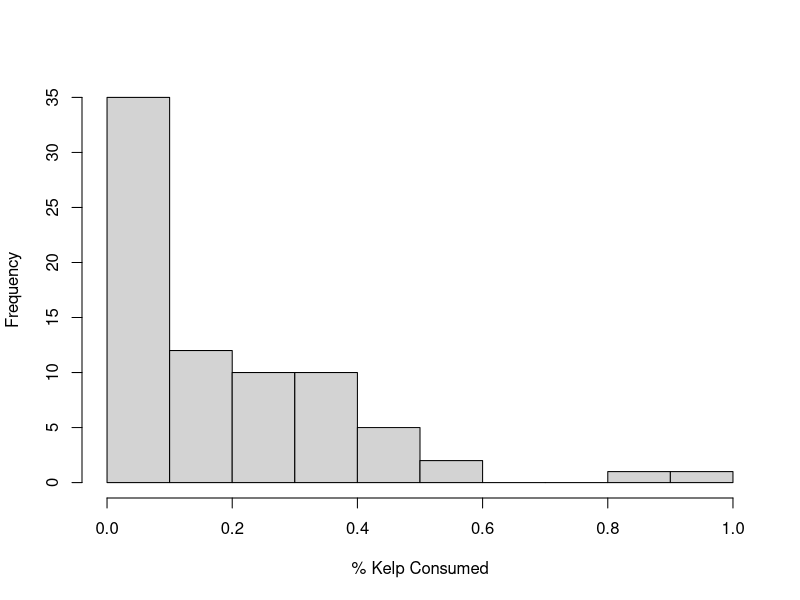
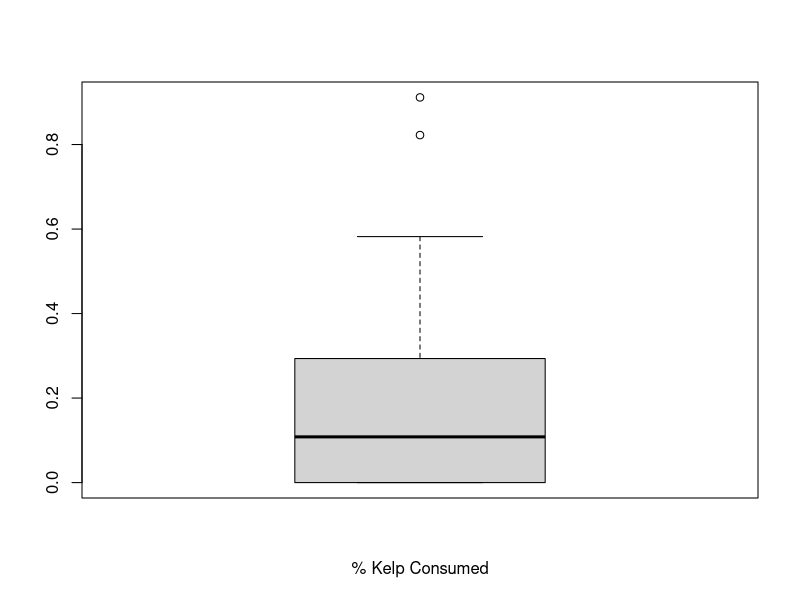
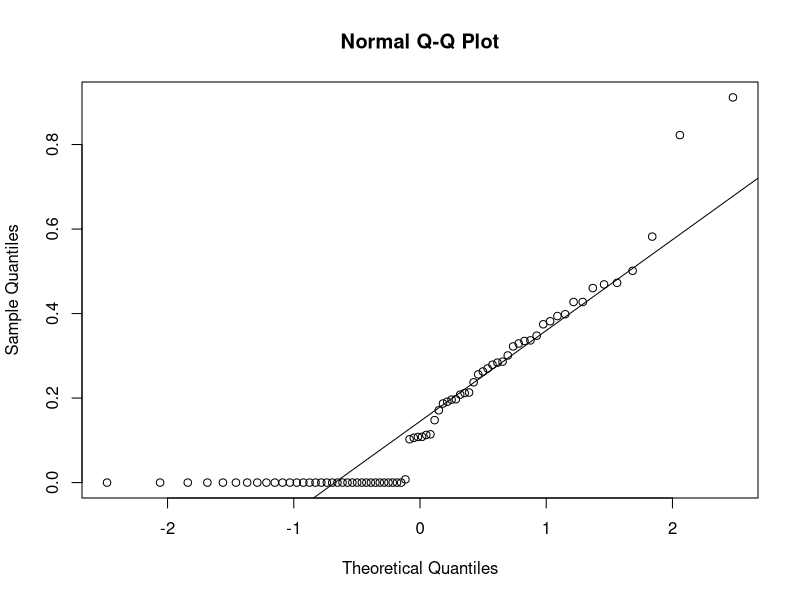
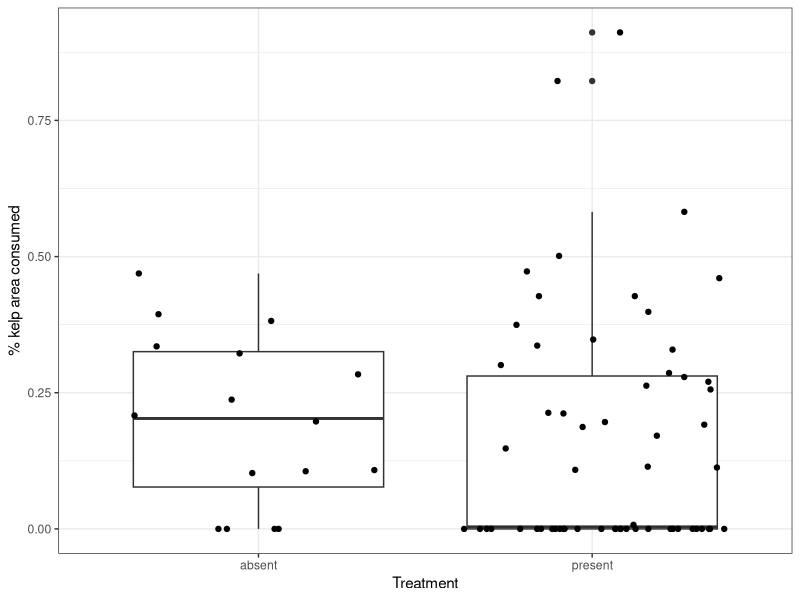
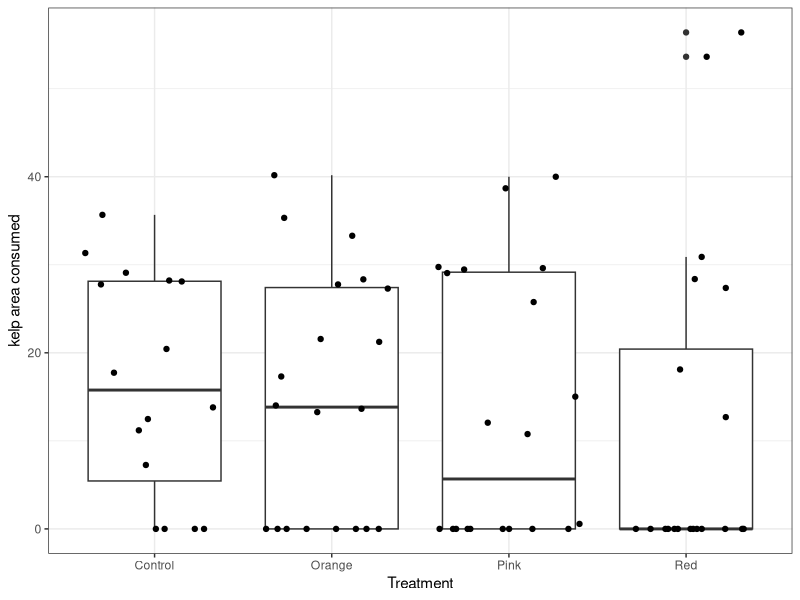
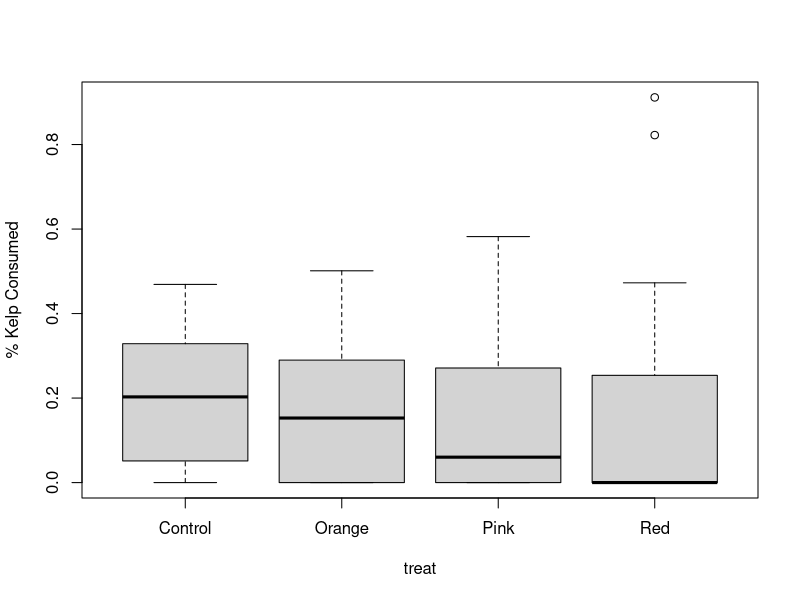
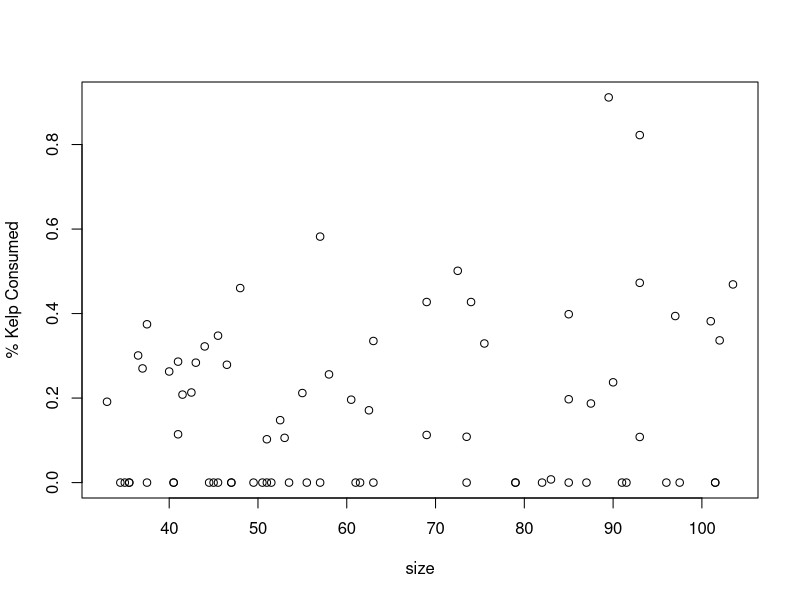
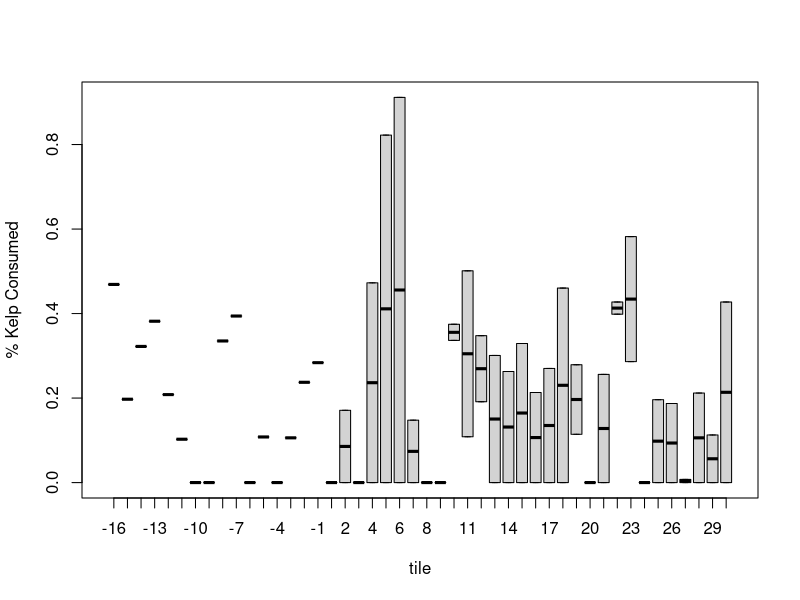

Here is the R script that generated these plots, in order:
## Data analysis for Corynactis-Urchin deterrence experiment ##
## Code by Amelia Ritger at UCSB on September 7, 2019 ##

library(tidyverse)
library(zoo)
library(readxl)

## LOAD DATA
data <- read_excel("data/raw.xlsx", sheet = "Kelp consumption")

## TIDY DATA
# To compare across treatments, presence/absence of Corynactis
data$corynactis_binary <- ifelse(data$`Treatment Number`>1, "present", "absent")
# Create variables: Kelp consumed, percent kelp consumed
data <- data %>%
  mutate(area_consumed_cm2=(`Kelp Before (cm^2)`-`Kelp After (cm^2)`)) %>%
  mutate(percent_consumed=(area_consumed_cm2/`Kelp Before (cm^2)`))

# look at "minimum % kelp consumed cutoff" contradictions between ImageJ and visual analysis
datan <- subset(data, `Kelp visibly consumed?`=="no")
datay <- subset(data, `Kelp visibly consumed?`=="yes")
sort(datan$percent_consumed) #If any percent consumption is less than 0.04, we assume there was no consumption (aka 'remove' ImageJ analysis error)...minus the one piece of kelp that definitely had a tiny bit of urchin chewing it
#data$percent_corrected <- ifelse(data$`Percent of Kelp Consumed`>0.04, data$`Percent of Kelp Consumed`, 0)
data$percent_corrected <- ifelse(data$`Kelp visibly consumed?`=="no", 0, data$percent_consumed)
data$area_corrected <- ifelse(data$`Kelp visibly consumed?`=="no", 0, data$area_consumed_cm2)

# To compare consumption (yes, no) across treatments
data$consumption_binary <- ifelse(data$percent_corrected>0, 1, 0)
# Average urchin body weight before and after trials
data <- data %>%
  mutate(urchin_avg_g = rowMeans(cbind(`Urchin weight before (g)`,`Urchin weight after (g)`)))
# To see if balcony versus wet lab location had an effect
data$experiment_location <- ifelse(data$`Tank number`>6, "Balcony", "Lab")
# To keep all control values rather than average them, assign each control trial a unique number
data$`Cory Tile Number`[data$`Cory Tile Number`==0] <- c(-1:-16)

# take averages (kelp consumption) of each tile, create new data frame from subsetted averages
data_avg <- data %>%
  group_by(`Cory Tile Number`) %>%                                     # group tile numbers together
  mutate(avg_area=mean(area_consumed_cm2, na.rm=TRUE))  %>%       # take mean kelp consumption of each tile group
  mutate(avg_percent=mean(percent_consumed, na.rm=TRUE)) %>% # take mean % kelp consumption of each tile group
  ungroup() %>%                                                        # ungroup data REALLY IMPT when using group_by
  distinct(`Cory Tile Number`, .keep_all = TRUE)                       # remove duplicate tiles


## ORGANIZE CODE
# assign the response variable to Y
Y <- as.numeric(data$percent_corrected) #binomial distribution? needs transformation
Yname <- as.character("% Kelp Consumed")

# assign the predictor variables to X
treat <- as.factor(data$Treatment)
size <- data$urchin_avg_g
tile <- as.factor(data$`Cory Tile Number`)
date <- as.factor(data$`Julian date`)
temp <- data$`Water Temperature (°C)`
kloc <- as.factor(data$`Kelp Location`)
tloc <- as.factor(data$experiment_location)
starv <- data$`Urchin Starvation Time (days)`
used <- as.factor(data$`Urchin "type"`)


## FIRST-PASS ANALYSIS 
#Univariate analysis for Y 
hist(Y, main="", xlab=Yname)
boxplot(Y, xlab=Yname)
qqnorm(Y)
qqline(Y)

# quick look at kelp consumption with and without Corynactis
ggplot(data,aes(x=corynactis_binary,y=percent_corrected))+
  geom_boxplot()+
  geom_jitter()+
  xlab("Treatment")+
  ylab("% kelp area consumed")+
  theme_bw()
#ggsave("figures/present_absent.pdf",a,width=5,height=5)

# rough model to look at effects of Corynactis on kelp consumption
m2 <- lm(Y~data$corynactis_binary)
summary(m2)

# quick look at kelp consumption by treatment
ggplot(data,aes(x=treat,y=area_corrected))+
  geom_boxplot()+
  geom_jitter()+
  xlab("Treatment")+
  ylab("kelp area consumed")+
  theme_bw()

# rough model to look at effects of treatment on kelp consumption
m1 <- lm(Y ~ treat)
summary(m1)

## now to do things properly...
# Visualize Y vs. Xs - are there any unpredicted effects?
plot(Y~treat, ylab=Yname)
plot(Y~size, ylab=Yname)
plot(Y~tile, ylab=Yname)
plot(Y~date, ylab=Yname)
plot(Y~temp, ylab=Yname)
plot(Y~kloc, ylab=Yname)
plot(Y~tloc, ylab=Yname)
plot(Y~starv, ylab=Yname)
plot(Y~used, ylab=Yname)

####################################################
# General one-way ANOVA: Mixed Model
####################################################
#### TO DO: deal with non-normal distribution of data

library(lmerTest)
m3 <- lmer(Y ~ treat + (1|tile))

summary(m3)
anova(m3)
anova(m3, ddf="lme4")
st <- step(m3)
plot(m3)

####################################################
# Chi-square test
###################################################
# Results: Red color morph is not necessarily more likely to have no consumption, since treatment and %consumption are independent

# Chi-square test for kelp consumption versus no consumption for yes/no Corynactis
t1<-table(data$corynactis_binary, data$consumption_binary)
rowSums(t1) #number of times Corynactis were or weren't used
colSums(t1) #number of times urchins did or did not eat
prop.table(t1)*100 #probability distribution table
cs <- chisq.test(data$corynactis_binary, data$consumption_binary)
cs$p.value #p value = 0.1326, yes/no consumption and yes/no Corynactis are independent
cs$observed #observed values
round(cs$expected,2) #expected values
round(cs$residuals, 3) #pearsons residuals
library(corrplot)
corrplot(cs$residuals, is.cor = FALSE) #visualize pearsons residuals; (blue color means positively associated with variables, red color means negatively associated with variables); controls driving a lot of this trend
contrib <- 100*cs$residuals^2/cs$statistic #contribution of residuals in %
round(contrib, 3) #visualize % contribution of pearsons residuals for each variable
corrplot(contrib, is.cor = FALSE) #visualize contribution - dependency is heavy on controls

# Chi-square test for kelp consumption versus no consumption across treatments
t2<-table(data$Treatment, data$consumption_binary)
#visualize contingency table
library(gplots)
balloonplot(t(t2), main ="", xlab ="", ylab="", label = FALSE, show.margins = FALSE)
cs <- chisq.test(data$Treatment, data$consumption_binary) #yes/no consumption and treatment are independent p = 0.1104, red morph positively associated with no consumption control positively associated with kelp consumption, control and red are strongly influencing dependency 
